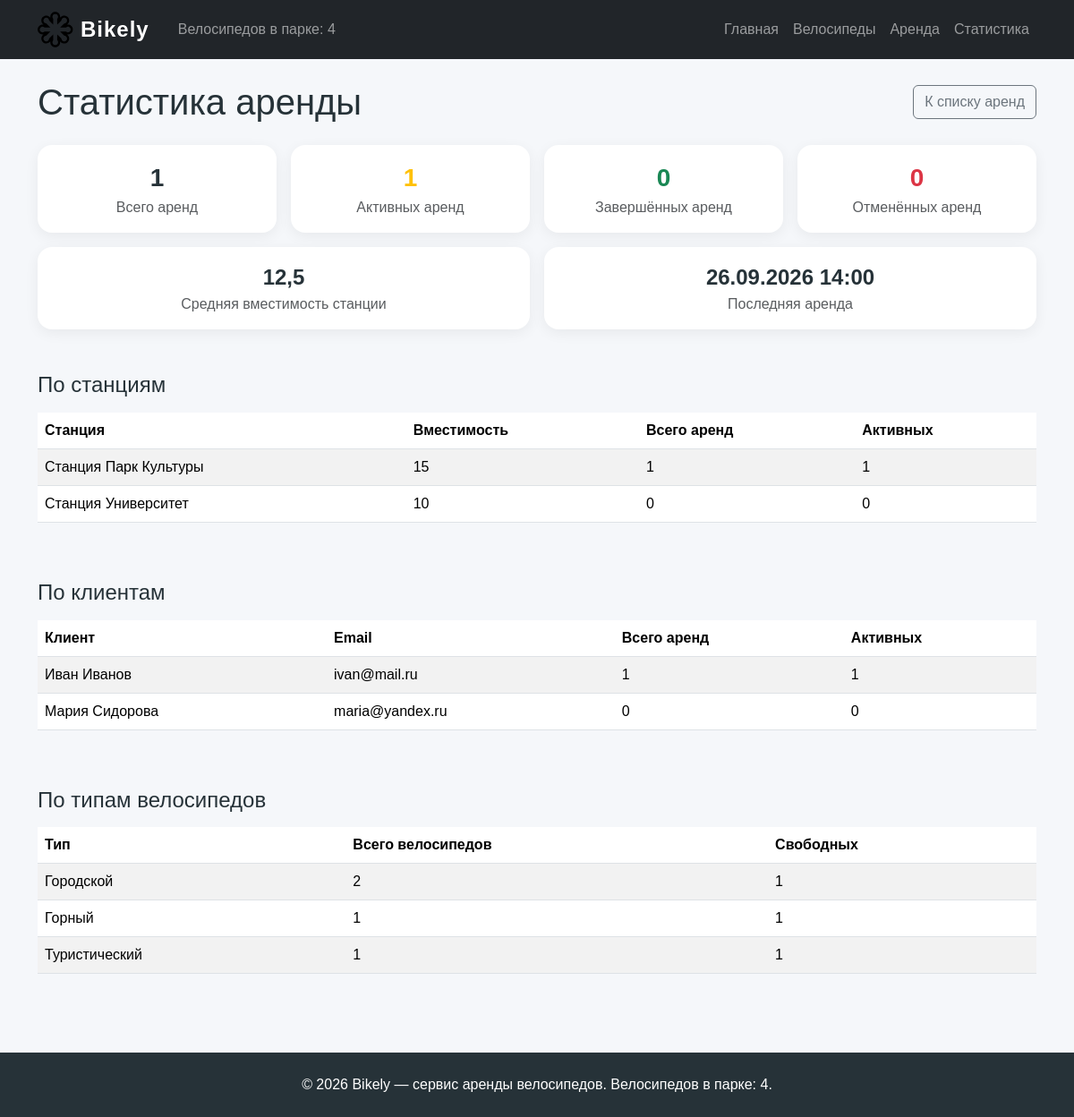
/rentals/statistics/, run on the app's committed database.
### web_bikes/models.py (models this page shows, shortened)
class Station(models.Model):
    name = models.CharField(
        max_length=200,
        verbose_name="Название станции",
        help_text="Например: «Станция Парк Культуры».",
    )
    capacity = models.PositiveIntegerField(
        verbose_name="Вместимость",
        help_text=(
            f"Количество велосипедов, которое вмещает станция. "
            f"Станции от {LARGE_STATION_CAPACITY} мест считаются крупными."
        ),
        validators=[MinValueValidator(1)],
    )
    is_large = models.GeneratedField(
        expression=Case(
            When(
                capacity__gte=LARGE_STATION_CAPACITY,
                then=Value(True),
            ),
            default=Value(False),
        ),
        output_field=models.BooleanField(),
        db_persist=True,
        verbose_name="Крупная станция",
    )
    objects = StationQuerySet.as_manager()
    class Meta:
        ordering = ["name"]
        verbose_name = "Станция"
        verbose_name_plural = "Станции"

### web_rentals/models.py (models this page shows, shortened)
class User(models.Model):
    name = models.CharField(
        max_length=200,
        verbose_name="Имя клиента",
        help_text="Фамилия и имя клиента для обращений и отчётов.",
    )
    email = models.EmailField(
        unique=True,
        verbose_name="Электронная почта",
        help_text="Адрес уникален: по нему клиент находится в базе.",
    )
    objects = UserQuerySet.as_manager()
    class Meta:
        ordering = ["name"]
        verbose_name = "Клиент"
        verbose_name_plural = "Клиенты"

### web_rentals/views.py (the view)
# urls.py: path("statistics/", views.rental_statistics_view, name="statistics"),
def rental_statistics_view(request):
    station_stats = Station.objects.with_rental_stats().order_by(
        "-rentals_total",
        "name",
    )
    user_stats = User.objects.with_rental_stats().order_by(
        "-rentals_total",
        "name",
    )
    type_labels = dict(Bike.Type.choices)
    type_stats = list(
        Bike.objects.values("type")
        .annotate(
            total=Count("id"),
            available=Count("id", filter=Q(is_available=True)),
        )
        .order_by("-total", "type")
    )
    for item in type_stats:
        item["type_label"] = type_labels.get(item["type"], item["type"])
    summary = Rental.objects.statistics()
    summary["average_capacity"] = Station.objects.aggregate(
        value=Avg("capacity")
    )["value"]
    return render(
        request,
        "web_rentals/rental_statistics.html",
        {
            "station_stats": station_stats,
            "user_stats": user_stats,
            "type_stats": type_stats,
            "summary": summary,
        },
    )

### web_bikes/models.py (called while the page is built)
    def with_rental_stats(self):
        from web_rentals.models import Rental
        return self.annotate(
            rentals_total=Count("rentals", distinct=True),
            rentals_active=Count(
                "rentals",
                filter=Q(rentals__status=Rental.Status.ACTIVE),
                distinct=True,
            ),
        )

### web_main/context_processors.py (called while the page is built)
def bikely_context(request):
    bike_stats = Bike.objects.aggregate(
        bikes_total=Count("id"),
        bikes_available=Count("id", filter=Q(is_available=True)),
    )
    rental_stats = Rental.objects.statistics()
    return {
        "site_name": "Bikely",
        "bikes_count": bike_stats["bikes_total"],
        "bikely_stats": {
            "bikes_total": bike_stats["bikes_total"],
            "bikes_available": bike_stats["bikes_available"],
            "rentals_total": rental_stats["total"],
            "rentals_active": rental_stats["active"],
            "rentals_completed": rental_stats["completed"],
            "rentals_cancelled": rental_stats["cancelled"],
        },
    }

### web_rentals/models.py (called while the page is built)
    def with_rental_stats(self):
        return self.annotate(
            rentals_total=Count("rentals", distinct=True),
            rentals_active=Count(
                "rentals",
                filter=Q(rentals__status=Rental.Status.ACTIVE),
                distinct=True,
            ),
        )

    def statistics(self):
        return self.aggregate(
            total=Count("id"),
            active=Count(
                "id",
                filter=Q(status=Rental.Status.ACTIVE),
            ),
            completed=Count(
                "id",
                filter=Q(status=Rental.Status.COMPLETED),
            ),
            cancelled=Count(
                "id",
                filter=Q(status=Rental.Status.CANCELLED),
            ),
            last_start_time=Max("start_time"),
        )

### web_rentals/templates/web_rentals/rental_statistics.html (shortened to what this page needs)
{% extends "base.html" %}
{% block content %}
<div class="d-flex flex-wrap justify-content-between align-items-center gap-2 mb-4">
    <h1 class="mb-0">Статистика аренды</h1>
    <a class="btn btn-outline-secondary" href="{% url 'web_rentals:list' %}">
        К списку аренд
    </a>
</div>
<div class="row g-3 mb-5">
    <div class="col-6 col-md-3">
        <div class="feature-card p-3 h-100 text-center">
            <div class="fs-3 fw-bold">{{ summary.total }}</div>
            <div class="text-muted">Всего аренд</div>
        </div>
    </div>
    <div class="col-6 col-md-3">
        <div class="feature-card p-3 h-100 text-center">
            <div class="fs-3 fw-bold text-warning">{{ summary.active }}</div>
            <div class="text-muted">Активных аренд</div>
        </div>
    </div>
    <div class="col-6 col-md-3">
        <div class="feature-card p-3 h-100 text-center">
            <div class="fs-3 fw-bold text-success">{{ summary.completed }}</div>
            <div class="text-muted">Завершённых аренд</div>
        </div>
    </div>
    <div class="col-6 col-md-3">
        <div class="feature-card p-3 h-100 text-center">
            <div class="fs-3 fw-bold text-danger">{{ summary.cancelled }}</div>
            <div class="text-muted">Отменённых аренд</div>
        </div>
    </div>
    <div class="col-md-6">
        <div class="feature-card p-3 h-100 text-center">
            <div class="fs-4 fw-bold">
                {{ summary.average_capacity|floatformat:1 }}
            </div>
            <div class="text-muted">Средняя вместимость станции</div>
        </div>
    </div>
    <div class="col-md-6">
        <div class="feature-card p-3 h-100 text-center">
            <div class="fs-4 fw-bold">
                {{ summary.last_start_time|date:"d.m.Y H:i"|default:"—" }}
            </div>
            <div class="text-muted">Последняя аренда</div>
        </div>
    </div>
</div>
<h2 class="h4 mb-3">По станциям</h2>
<div class="table-responsive mb-5">
    <table class="table table-striped align-middle">
        <thead>
            <tr>
                <th scope="col">Станция</th>
                <th scope="col">Вместимость</th>
                <th scope="col">Всего аренд</th>
                <th scope="col">Активных</th>
            </tr>
        </thead>
        <tbody>
            {% for station in station_stats %}
                <tr>
                    <td>{{ station.name }}</td>
                    <td>{{ station.capacity }}</td>
                    <td>{{ station.rentals_total }}</td>
                    <td>{{ station.rentals_active }}</td>
                </tr>
            {% empty %}
                <tr>
                    <td colspan="4" class="text-muted">
                        Станции пока не добавлены.
                    </td>
                </tr>
            {% endfor %}
        </tbody>
    </table>
</div>
<h2 class="h4 mb-3">По клиентам</h2>
<div class="table-responsive mb-5">
    <table class="table table-striped align-middle">
        <thead>
            <tr>
                <th scope="col">Клиент</th>
                <th scope="col">Email</th>
                <th scope="col">Всего аренд</th>
                <th scope="col">Активных</th>
            </tr>
        </thead>
        <tbody>
            {% for user in user_stats %}
                <tr>
                    <td>{{ user.name }}</td>
                    <td>{{ user.email }}</td>
                    <td>{{ user.rentals_total }}</td>
                    <td>{{ user.rentals_active }}</td>
                </tr>
            {% empty %}
                <tr>
                    <td colspan="4" class="text-muted">
                        Клиенты пока не добавлены.
                    </td>
                </tr>
            {% endfor %}
        </tbody>
    </table>
</div>
<h2 class="h4 mb-3">По типам велосипедов</h2>
<div class="table-responsive">
    <table class="table table-striped align-middle">
        <thead>
            <tr>
                <th scope="col">Тип</th>
                <th scope="col">Всего велосипедов</th>
                <th scope="col">Свободных</th>
            </tr>
        </thead>
        <tbody>
            {% for item in type_stats %}
                <tr>
                    <td>{{ item.type_label }}</td>
                    <td>{{ item.total }}</td>
                    <td>{{ item.available }}</td>
                </tr>
            {% empty %}
                <tr>
                    <td colspan="3" class="text-muted">
                        Велосипеды пока не добавлены.
                    </td>
                </tr>
            {% endfor %}
        </tbody>
    </table>
</div>
{% endblock %}

### static/css/style.css (style rules this page uses)
body { background-color: #f5f7fa; color: #263238; font-family: Arial, sans-serif; min-height: 100vh; }
a { text-decoration: none; }
.feature-card, .data-card, .detail-card, .station-card { background: #ffffff; border-radius: 16px; padding: 24px; box-shadow: 0 4px 16px rgba(0, 0, 0, 0.06); transition: transform 0.2s ease, box-shadow 0.2s ease; }

### data on the page
Station: name "Станция Парк Культуры", capacity "15", rentals_total "1", rentals_active "1"
Station: name "Станция Университет", capacity "10", rentals_total "0", rentals_active "0"
User: name "Иван Иванов", email "ivan@mail.ru", rentals_total "1", rentals_active "1"
User: name "Мария Сидорова", email "maria@yandex.ru", rentals_total "0", rentals_active "0"

### other printed values
{{ site_name|default:"Bikely" }} "Bikely"
{{ bikes_count }} "4"
{{ summary.total }} "1"
{{ summary.active }} "1"
{{ summary.completed }} "0"
{{ summary.cancelled }} "0"
{{ summary.average_capacity|floatformat:1 }} "12,5"
{{ summary.last_start_time|date:"d.m.Y H:i"|default:"—" }} "26.09.2026 14:00"
{{ item.type_label }} "Городской" "Горный" "Туристический"
{{ item.total }} "2" "1" "1"
{{ item.available }} "1" "1" "1"
